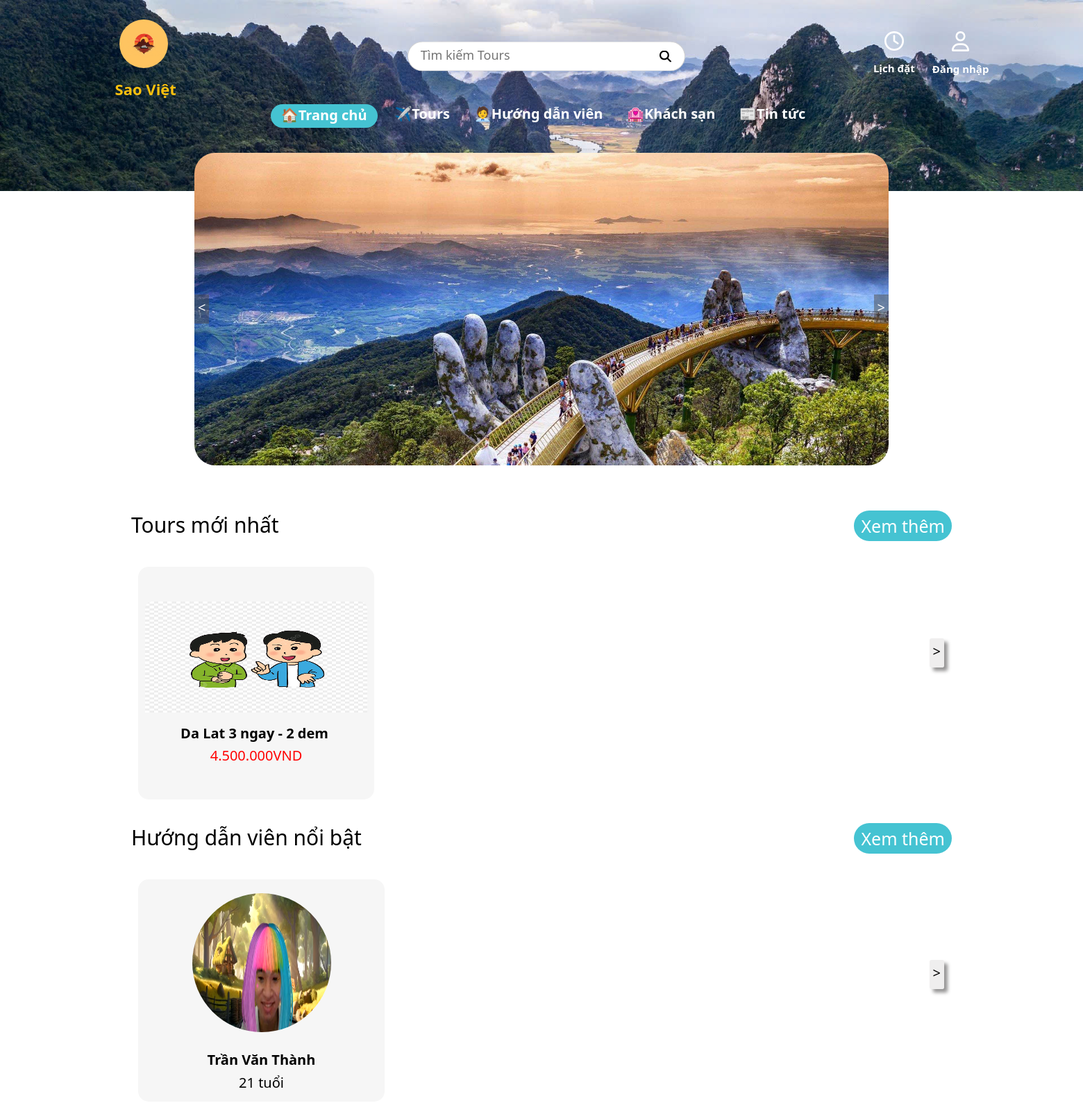
Before: / (upper part) with the older database file.
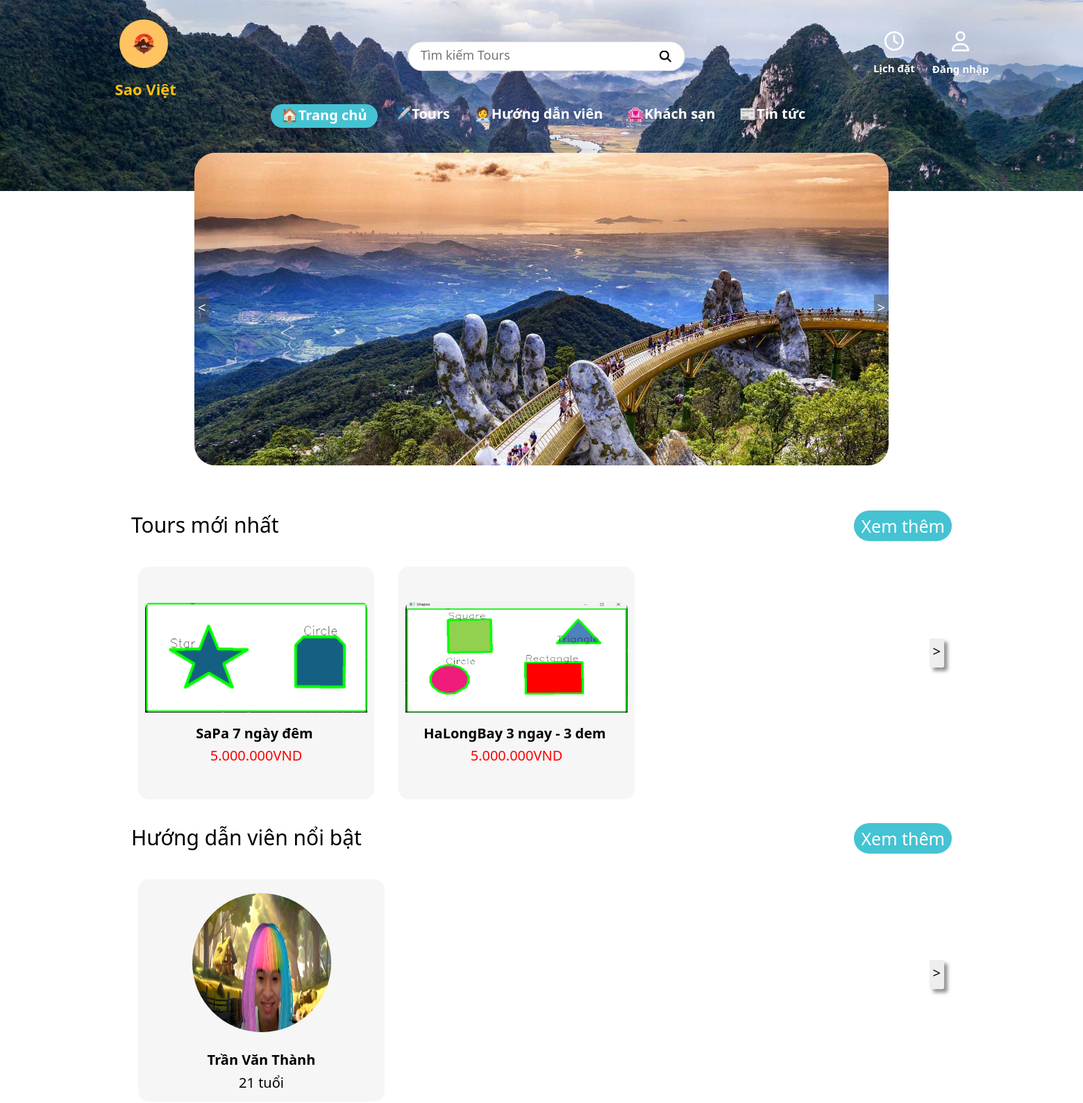
After: the same page with the newer database file.
### tables this page shows
CREATE TABLE `tour` (
  `MaTour` int(11) NOT NULL,
  `TenTour` varchar(300) NOT NULL,
  `AnhTour` varchar(100) NOT NULL,
  `MoTa` text NOT NULL,
  `GiaTour` varchar(50) NOT NULL,
  `GioiThieu` text DEFAULT NULL,
  `MaCD` int(5) DEFAULT NULL
);

CREATE TABLE `huongdanvien` (
  `MaHDV` int(11) NOT NULL,
  `TenHDV` varchar(100) NOT NULL,
  `AnhHDV` varchar(100) NOT NULL,
  `GioiTinh` varchar(10) NOT NULL,
  `NgaySinh` date NOT NULL,
  `SDT` int(10) NOT NULL,
  `Email` varchar(50) NOT NULL,
  `MoTa` text NOT NULL,
  `DanhGia` int(5) DEFAULT NULL
);

### Controllers/BaseController.php (called while the page is built, shortened)
<?php
    class BaseController {
        protected function view($viewPath, array $data = []) {
            require(self::VIEW_FORDER_NAME .'/'. str_replace('.', '/', $viewPath).'.php');
        }
    }
?>

### Controllers/HomeController.php (called while the page is built, shortened)
<?php
    class HomeController extends BaseController {
        public $tourModel;
        public $guideModel;
        public function __construct() {
            $this->tourModel = new TourModel();
            $this->guideModel = new GuideModel();
        }
        public function index() {
            $tours = $this->tourModel->getAll();
            $guides = $this->guideModel->getGuide(['MaHDV', 'TenHDV', 'AnhHDV', 'NgaySinh'], 'DanhGia', '5');
            return $this->view("home.index",
                [
                    'tours' => $tours,
                    'guides' => $guides
                ],
            );
        }
    }
?>

### Core/Database.php (called while the page is built, shortened)
<?php
class Database
{
    public function connect()
    {
        $conn = mysqli_connect(self::HOST, self::USER, self::PASS, self::DB_NAME);
        mysqli_set_charset($conn, 'utf8');
        return $conn;
    }
}

### Models/BaseModel.php (called while the page is built, shortened)
<?php
class BaseModel extends Database {
    protected $connect;
    public function __construct() {
        $this->connect = $this->connect();
    }
    public function all($table, $select = ['*']) {
        $columns = implode(', ', $select);
        $sql = "SELECT {$columns} FROM {$table}";
        $query = $this->_query($sql);
        $data = [];
        while ($row = mysqli_fetch_object($query)) {
            array_push($data, $row);
        }
        return $data;
    }
    public function getOption($table, $select = ['*'], $id, $option) {
        $columns = implode(', ', $select);
        $sql = "SELECT {$columns} FROM {$table} WHERE {$id} = '{$option}'";
        $query = $this->_query($sql);
        $data = [];
        while ($row = mysqli_fetch_object($query)) {
            array_push($data, $row);
        }
        return $data;
    }
    private function _query($sql) {
        return mysqli_query($this->connect, $sql);
    }
}

### Models/tourModel.php (called while the page is built, shortened)
<?php
    class TourModel extends BaseModel {
        public function getAll($columns = ['*']) {
            return $this->all(self::TABLE, $columns);
        }
    }
?>

### Models/guideModel.php (called while the page is built, shortened)
<?php
    class GuideModel extends BaseModel {
        public function getGuide($columns = ['*'], $id, $value) {
            return $this->getOption(self::TABLE, $columns, $id, $value);
        }
    }

### Views/home/index.php (the view, shortened to what the changed rows need)
<div class="list" id="tour-slide">
        <div class="container">
            <div class="content" id="tour">
                <?php foreach($tours as $tour):?>
                    <div class="sub-list" id="sub-tour">
                        <a href="index.php?controller=tour&action=detail&id=<?=$tour->MaTour?>">
                            <img src="./Admin/public/img/tour/<?=$tour->AnhTour?>" alt="anh tour" id="avatar-tour">
                            <h4 id="tour-name"><?=$tour->TenTour?></h4>
                            <span id="tour-price"><?=$tour->GiaTour?>VND</span>
                        </a>
                    </div>
                <?php endforeach;?>
            </div>
        </div>
    </div>
<div class="list" id="guide-slide">
        <div class="container">
            <div class="content" id="guide">
                <?php foreach($guides as $guide):?>
                    <div class="sub-list" id="sub-guide">
                        <a href="index.php?controller=guide&action=detail&id=<?=$guide->MaHDV?>">
                            <img id="avatar-guide" src="./Admin/public/img/guide/<?=$guide->AnhHDV?>" alt="anh hdv">
                            <h4 id="guide-name"><?=$guide->TenHDV?></h4>
                            <span id="guide-age">
                                <?php
                                    $ngaySinh = new DateTime($guide->NgaySinh);
                                    $ngayHienTai = new DateTime();
                                    $tuoi = $ngayHienTai->diff($ngaySinh)->y;
                                    echo $tuoi;
                                ?>
                                tuổi
                            </span>
                        </a>
                    </div>
                <?php endforeach;?>
            </div>
        </div>
    </div>

Changed rows visible on the page:
removed tour: AnhTour (picture), TenTour "Da Lat 3 ngay - 2 dem", GiaTour "4.500.000"
added tour: AnhTour (picture), TenTour "SaPa 7 ngày đêm", GiaTour "5.000.000"
added tour: AnhTour (picture), TenTour "HaLongBay 3 ngay - 3 dem", GiaTour "5.000.000"
